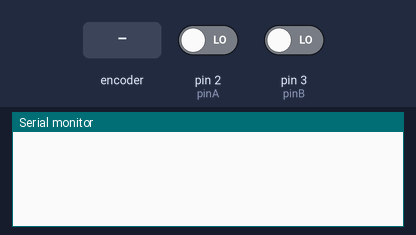
A sketch run on a simulated Arduino Uno, built with avr-gcc and run on an emulated ATmega328P. Shown: the last lines printed to the serial monitor. Inputs (shaded band) come from the test bench; at power-on: pin 2 (pinA) LOW, pin 3 (pinB) LOW.

Above: at 1.2 s.
1.3 s: rotary encoder on pin 2 (pinA) / pin 3 (pinB) turned 1 step (first pin leading)
At 2.4 s:
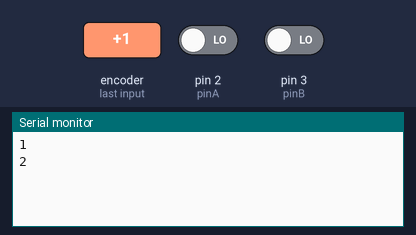
3.0 s: rotary encoder on pin 2 (pinA) / pin 3 (pinB) turned 1 step (first pin leading)
At 3.7 s:
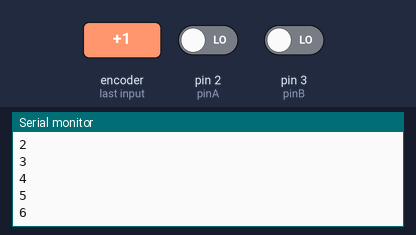
Timing chart, 0 to 6.0 s (numbered marks = the images above; inputs shaded):
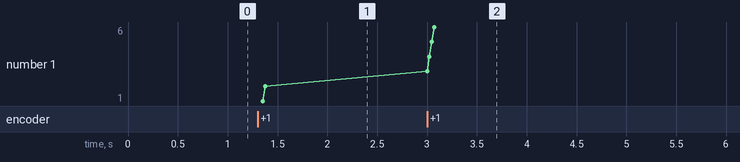

Measured:
- after the input at 1.3 s, the serial monitor: prints a new line after 0.05 s (image 1)
- after the input at 3.0 s, the serial monitor: prints a new line at once (image 2)
- plotted number 1: 2 → 6 after the input at 3.0 s

The sketch:

reader-v2.ino
```cpp
const int pinA = 2, pinB = 3, phaseLookup[] = {0,-1,1,-1,1,0,-1,-1,-1,1,0,1,1,1,-1,0};

volatile bool A = false, B = false, updated = false;
volatile int counter = 0, phase = 0;

void setup()
{
  Serial.begin(115200);

  pinMode(pinA, INPUT);
  pinMode(pinB, INPUT);

  attachInterrupt(digitalPinToInterrupt(pinA), trig, CHANGE);
  attachInterrupt(digitalPinToInterrupt(pinB), trig, CHANGE);
}

void loop()
{
  if (updated)
  {
    Serial.println(String(counter));
    updated = false;
  }
}

void trig()
{
  A = digitalRead(pinA);
  B = digitalRead(pinB);

  phase <<= 1;
  phase |= A;
  phase <<= 1;
  phase |= B;
  phase &= 0xF;

  counter += phaseLookup[phase];

  updated = true;
}
```
